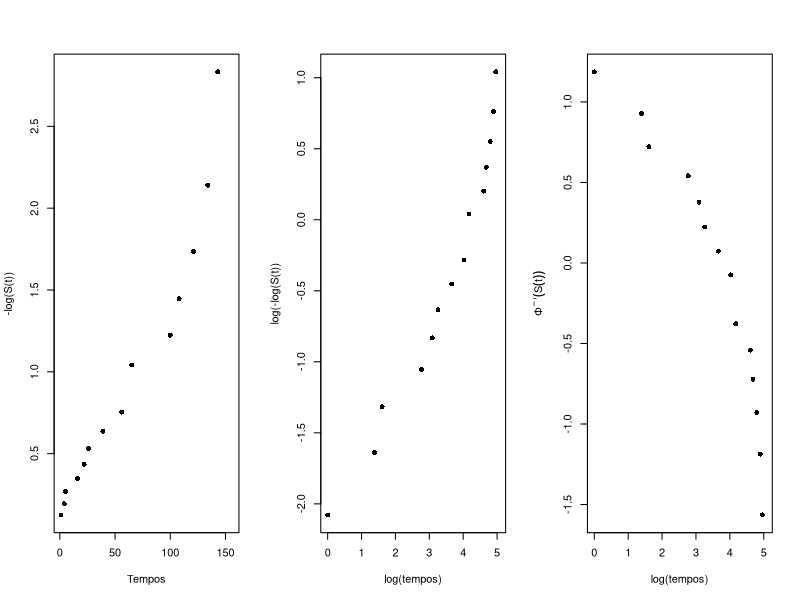
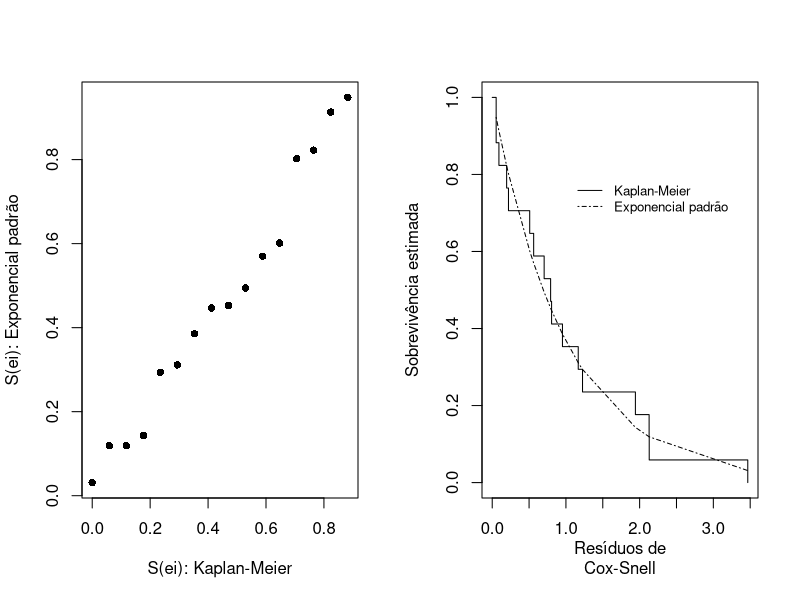
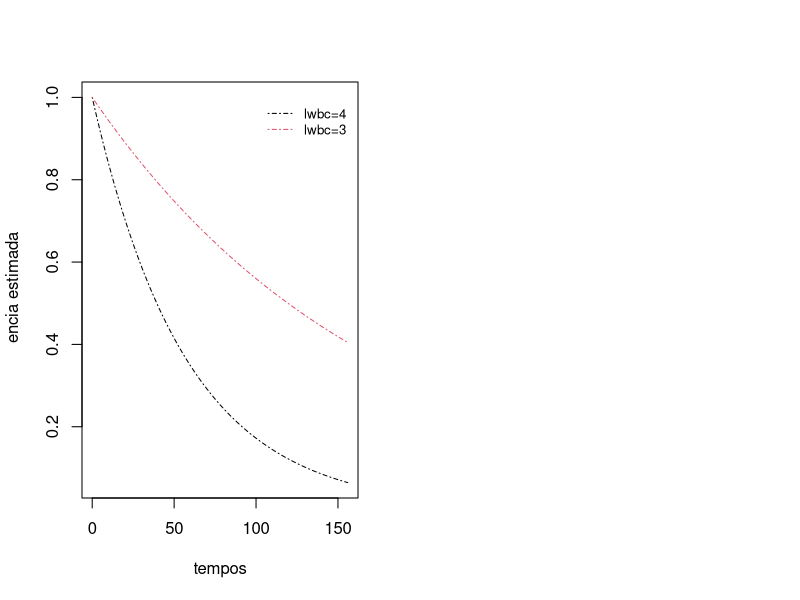

These charts were generated, in order, by the following R code:
# Carregando Pacotes -----------------------------------------------------------

library(survival)

# Importando dados -------------------------------------------------------------

dados <- data.frame(
  temp = c(65, 156, 100, 134, 16, 108, 121, 4, 39, 143, 56, 26, 22, 1, 1, 5, 65),
  cens = rep(1, 17),
  lwbc = c(3.36, 2.88, 3.63, 3.41, 3.78, 4.02, 4.00, 4.23, 3.73, 3.85, 3.97, 
           4.51, 4.54, 5.00, 5.00, 4.72, 5.00))

i <- order(dados$temp)
dados <- dados[i, ]
attach(dados)

# Estimando o Kaplan Meyer
ekm <- survfit(Surv(temp, cens) ~ 1)
summary(ekm)
st <- ekm$surv
time <- ekm$time

# Aplicando a linearização para testar os modelos paramétricos
par(mfrow = c(1, 3))

# Exponencial
plot(time, -log(st),
  pch = 16, xlab = "Tempos",
  ylab = "-log(S(t))"
)

# Weibull
plot(log(time), log(-log(st)),
  pch = 16, xlab = "log(tempos)",
  ylab = "log(-log(S(t))"
)

# Log-normal
plot(log(time), qnorm(st),
  pch = 16, xlab = "log(tempos)",
  ylab = expression(Phi^-1 * (S(t)))
)

# Melhores canditadas são as distribuições exponencial e Weibull.

# Ajustando a regressão para o modelo exponencial
(fite <- survreg(Surv(temp, cens) ~ lwbc, dist = "exponential"))

# Ajustando a regressão para o modelo weibull
(fitw <- survreg(Surv(temp, cens) ~ lwbc, dist = "weibull"))

# Testando se o modelo exponencial é preferível ao modelo weibull
gama <- 1 / fitw$scale
trv <- 2 * (fitw$loglik[2] - fite$loglik[2])
(pvalor <- 1 - pchisq(trv, 1))

# Pelo teste da razão de verossimilhanças, é preferível o modelo exponencial

# Análise de Resíduos

# Vetor de estimativas

Xbeta <- fite$coefficients[1] + fite$coefficients[2] * lwbc

# Resı́duos de Cox-Snell
ei <- temp * exp(-Xbeta)
ekm1 <- survfit(Surv(ei, cens) ~ 1)
t <- ekm1$time
st <- ekm1$surv
sexp <- exp(-t)
par(mfrow = c(1, 2))

# Plot dos resíduos vs função taxa de falha acumulada
# Deseja-se observer uma reta com inclinação 1
plot(st, sexp,
  xlab = "S(ei): Kaplan-Meier",
  ylab = "S(ei): Exponencial padrão",
  pch = 16
)
# Observeando o plot, temos uma reta bem próxima do comportamento desejado.

# Plot da curva de sobrevivência estimada (modelo exponencial) vs o estimador de 
# Kaplan Meier
plot(ekm1, conf.int = F, mark.time = F, xlab = "Resı́duos de
Cox-Snell", ylab = "Sobrevivência estimada")
lines(t, sexp, lty = 4)
legend(1.0, 0.8, lty = c(1, 4), c(
  "Kaplan-Meier",
  "Exponencial padrão"
), cex = 0.8, bty = "n")
# Note que a curva da exponencial se sobressai bem a curva do Kaplan Meier.

# Teste de Significância de Beta_1

trvbeta1 <- 2 * (fite$loglik[2] - fite$loglik[1])
(pvalorbeta1 <- 1 - pchisq(trvbeta1, 1))

# Como p-valo < 0.05, rejeita-se H0, portanto conclui-se que a contagem de 
# glóbulos brancos é uma variável importante para explicar a variabilidade do
# tempo de sobrevivência dos pacientes.

# Interpretações do modelo

# Como beta_1 é negativo, então quanto maior o valor de x_1, menor a probabilidade
# de sobrevivência estimada.
t <- seq(0, 156, 0.01)
sexp4 <- exp(-t / exp(fite$coefficients[1] + fite$coefficients[2] * 4))
sexp3 <- exp(-t / exp(fite$coefficients[1] + fite$coefficients[2] * 3))

# Curvas estimadas para pacientes com x_1 =3 e x_1 = 4:
plot(t, sexp4,
  lty = 4, col = 1, lwd = 1, xlab = "tempos",
  ylab = "Sobreviv^
 encia estimada", type = "l"
)
lines(t, sexp3, lty = 4, col = 2)
legend(100, 1.0,
  lty = c(4, 4), col = c(1, 2), c("lwbc=4", "lwbc=3"),
  cex = 0.8, bty = "n"
)

